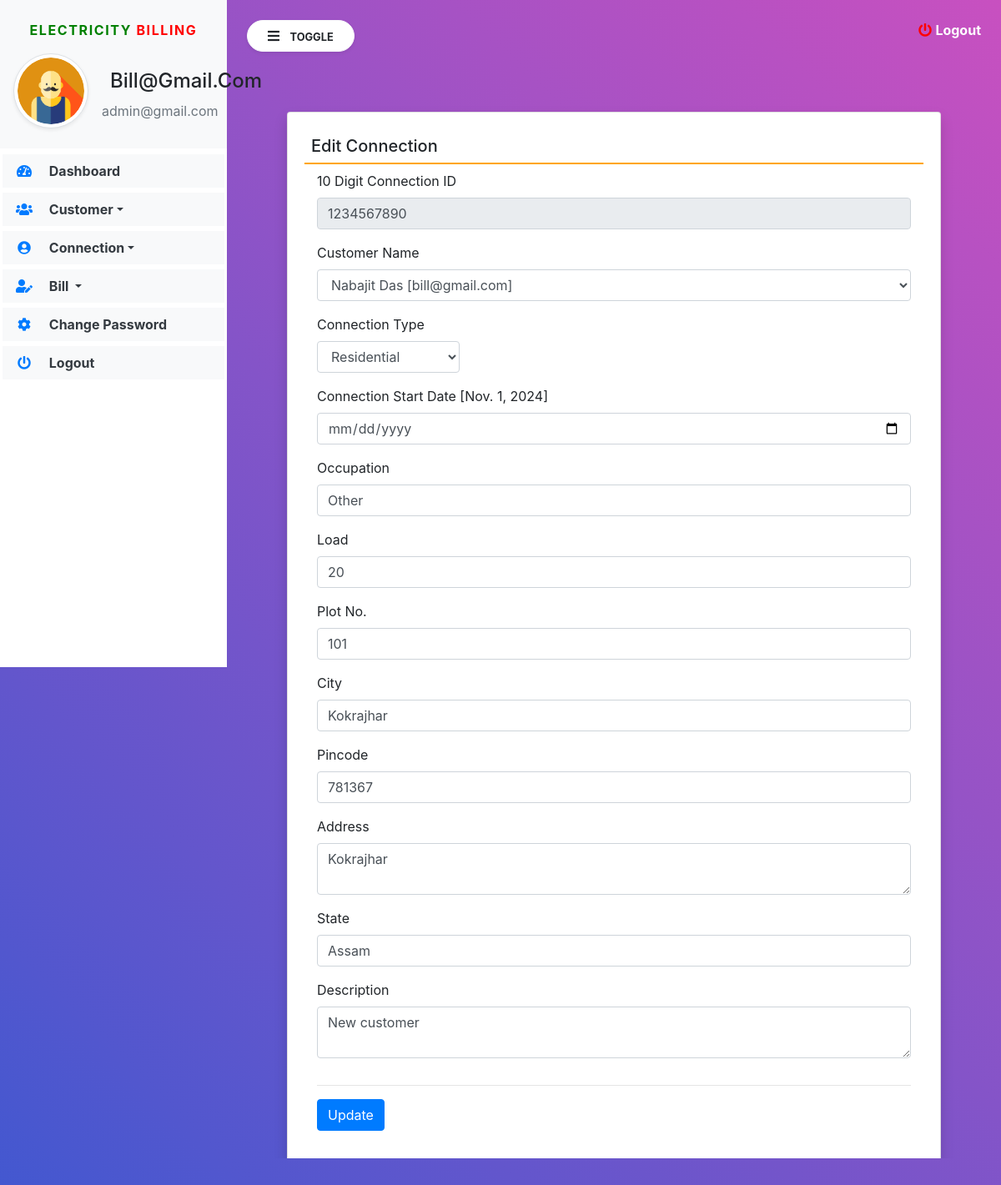
Screenshot of /edit_Connection/9 (signed in) with the database file from the repository.
### electricity/models.py (models this page shows, shortened)
class Connection(models.Model):
    customer = models.ForeignKey(Customer,on_delete=models.CASCADE)
    connectionid = models.CharField(max_length=10, null=True)
    connectiontype = models.CharField(max_length=100, null=True)
    connectionstartdate = models.DateField(null=True)
    occupation = models.CharField(max_length=100, null=True)
    connectionload = models.CharField(max_length=100, null=True)
    plotno = models.CharField(max_length=50, null=True)
    city = models.CharField(max_length=100, null=True)
    pincode = models.CharField(max_length=10, null=True)
    address = models.CharField(max_length=200, null=True)
    state = models.CharField(max_length=100, null=True)
    description = models.CharField(max_length=250, null=True)

class Customer(models.Model):
    user = models.ForeignKey(User,on_delete=models.CASCADE)
    contact = models.CharField(max_length=15, null=True)
    address = models.CharField(max_length=200, null=True)
    city = models.CharField(max_length=100,null=True)
    state = models.CharField(max_length=100, null=True)
    regdate = models.DateTimeField(auto_now_add=True)

### electricity/views.py (the view, shortened to what this page needs)
# urls.py: path('edit_Connection/<int:pid>', edit_Connection, name='edit_Connection'),
def edit_Connection(request,pid):
    if not request.user.is_authenticated:
        return redirect('admin_login')
    customer = Customer.objects.all()
    connection = Connection.objects.get(id=pid)
    error = False
    d = {'connection': connection, 'customer': customer, 'error': error}
    return  render(request, 'edit_Connection.html', locals())

### electricity/templates/edit_Connection.html (shortened to what this page needs)
{% extends 'navbar1.html' %}
{% load static %}
{% block body1 %}
<div class="card shadow m-5">
    <div class="card-body">
      <h5 class="p-2" style="border-bottom: 2px solid orange">Edit Connection</h5>
      <div class="container-fluid">
        <form method="post">
          <div class="form-row">
            <div class="col-sm-12">
              <div class="form-group">
                <label>10 Digit Connection ID</label>
                <input type="number" name="connectionid" class="form-control" value="{{connection.connectionid}}" readonly>
              </div>
            </div>
            <div class="col-sm-12">
              <div class="form-group">
                <label>Customer Name</label>
                <select name="customerid" class="form-control">
                     <option value="{{connection.customer.id}}">{{connection.customer.user.first_name}} {{connection.customer.user.last_name}} [{{connection.customer.user.username}}]</option>
			    </select>
              </div>
            </div>
            <div class="col-sm-3">
             <div class="form-group">
               <label>Connection Type</label>
               <select name ="connectiontype" class="form-control" value="{{connection.connectiontype}}">
                <option selected>Residential</option>
               </select>
             </div>
            </div>
            <div class="col-sm-12">
             <div class="form-group">
               <label>Connection Start Date [{{connection.connectionstartdate}}]</label>
               <input type="date" name="connectionstartdate" class="form-control" value="">
             </div>
            </div>
            <div class="col-sm-12">
             <div class="form-group">
               <label>Occupation</label>
               <input type="text" name="occupation" class="form-control" value="{{connection.occupation}}">
             </div>
            </div>
            <div class="col-sm-12">
             <div class="form-group">
               <label>Load</label>
               <input type="number" name="connectionload" class="form-control" value="{{connection.connectionload}}">
             </div>
            </div>
            <div class="col-sm-12">
             <div class="form-group">
               <label>Plot No.</label>
               <input type="number" name="plotno" class="form-control" value="{{connection.plotno}}">
             </div>
            </div>
            <div class="col-sm-12">
             <div class="form-group">
               <label>City</label>
               <input type="text" name="city" class="form-control" value="{{connection.city}}">
             </div>
            </div>
            <div class="col-sm-12">
             <div class="form-group">
               <label>Pincode</label>
               <input type="number" name="pincode" class="form-control" value="{{connection.pincode}}">
             </div>
            </div>
            <div class="col-sm-12">
             <div class="form-group">
               <label>Address</label>
               <textarea name="address" class="form-control" rows="2">{{connection.address}}</textarea>
             </div>
            </div>
            <div class="col-sm-12">
             <div class="form-group">
               <label>State</label>
               <input type="text" name="state" class="form-control" value="{{connection.state}}">
             </div>
            </div>
            <div class="col-sm-12">
             <div class="form-group">
               <label>Description</label>
               <textarea name="description" class="form-control" rows="2">{{connection.description}}</textarea>
             </div>
            </div>
          </div>
          <hr>
        <input type="submit" value="Update" class="btn btn-primary">
        </form>
      </div>
    </div>
  </div>
{% endblock %}

### electricity/templates/navbar1.html (shortened to what this page needs)
{% load static %}
<html>
<head>
<link rel="stylesheet"
	href="https://maxcdn.bootstrapcdn.com/bootstrap/4.5.2/css/bootstrap.min.css">
<link rel="stylesheet"
	href="https://pro.fontawesome.com/releases/v5.10.0/css/all.css"
 />
<link rel="stylesheet"
	href="https://cdnjs.cloudflare.com/ajax/libs/twitter-bootstrap/4.5.2/css/bootstrap.css">
<link rel="stylesheet"
	href="https://cdn.datatables.net/1.11.3/css/dataTables.bootstrap4.min.css">
<link rel="stylesheet" href="{% static 'css/sidebar.css' %}">
</head>
<body>
	<div class="bg-white vertical-nav" id="sidebar">
		<div class="bg-light py-4 px-3 mb-1">
			<p class="text-center font-weight-bold text-uppercase px-3 sidebar-title"><span style="color:green">Electricity</span> <span style="color:red">Billing</span></p>
			<div class="media d-flex align-items-center">
				<img src="{% static 'images/user12.png' %}" width="90" height="90"
					class="mr-3 rounded-circle img-thumbnail shadow-sm">
				<div class="media-body">
					<h4 class="mb-0" style="text-transform: capitalize;">{{request.user.username}}</h4>
					<p class="text-muted mb-0">admin@gmail.com</p>
				</div>
			</div>
		</div>
		<ul class="nav flex-column bg-white">
			<li class="nav-item"><a href="{% url 'admin_home' %}"
				class="nav-link text-dark bg-light"> <i
					class="fas fa-tachometer-alt fa-fw mr-3 text-primary"></i>
					Dashboard
			</a></li>
			<li class="nav-item dropdown"><a href=""
				class="nav-link dropdown-toggle text-dark bg-light" id="navbardrop"
				data-toggle="dropdown"> <i
					class="fas fa-users fa-fw mr-3 text-primary"></i> Customer</a>
			</li>
			<li class="nav-item dropdown"><a href=""
				class="nav-link dropdown-toggle text-dark bg-light" id="navbardrop"
				data-toggle="dropdown">
				<i class="fas fa-user-circle fa-fw mr-3 text-primary"></i> Connection</a>
			</li>
			<li class="nav-item dropdown"><a href=""
				class="nav-link dropdown-toggle text-dark bg-light" id="navbardrop"
				data-toggle="dropdown"> <i
					class="fas fa-user-edit fa-fw mr-3 text-primary"></i> Bill
			</a>
				</li>
               <li class="nav-item"><a href="{% url 'change_password' %}"
				class="nav-link text-dark bg-light"> <i
					class="fas fa-cog fa-fw mr-3 text-primary"></i>
					Change Password
			</a></li>
			<li class="nav-item"><a href="{% url 'logout' %}"
				class="nav-link text-dark bg-light">
				<i class="fas fa-power-off fa-fw mr-3 text-primary"></i>
					Logout
			</a></li>
		</ul>
	</div>
	<div class="page-content p-4" id="content">
		<a data-toggle="modal" data-target="#exampleModalCenter" title="logout" class="text-white float-right"><i
			class="fas fa-power-off"></i> <b>Logout</b></a>
		<button id="sidebarCollapse" type="button"
			class="btn btn-light bg-white rounded-pill shadow-sm px-4 mb-4">
			<i class="fas fa-bars mr-2"></i> <small
				class="text-uppercase font-weight-bold">Toggle</small>
		</button>
		{% block body1 %}
		{% endblock %}
</div>
</body>
</html>

### electricity/static/css/sidebar.css (style rules this page uses)
.sidebar-title { letter-spacing: 0.1em; color: #aaa; }
body { background: linear-gradient(-135deg, #c850c0, #4158d0); min-height: 100vh; }
.vertical-nav { min-width: 17rem; width: 17rem; height: 100vh; position: fixed; top: 0; left: 0; transition:all 0.4s; }
.page-content { width: calc(100%-17rem); margin-left: 17rem; transition:all 0.4s; }
.nav-link { font-weight : bold; }
.fa-power-off { color: red; }

### electricity/templates/navbar1.html (style rules this page uses)
.nav-item { padding: 3px !important; }
h2, h4 { padding: 10px; }

### rows the page displays
Connection: connectionid "1234567890", customerid "Nabajit Das [bill@gmail.com]", connectiontype "Residential", connectionstartdate "Nov. 1, 2024", occupation "Other", connectionload "20", plotno "101", city "Kokrajhar", pincode "781367", address "Kokrajhar", state "Assam", description "New customer"

### other values shown
{{ request.user.username }} "Bill@gmail.com"
